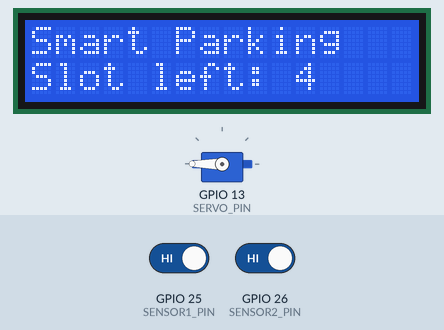
Simulated run of this sketch. Board: ESP32. Parts: servo, 16×2 character LCD. Inputs (shaded band) come from the test bench; at power-on: GPIO 25 (SENSOR1_PIN) HIGH, GPIO 26 (SENSOR2_PIN) HIGH. WiFi joins after 1.5 s; servers stay silent unless stated; the local clock reads 2024-03-15 10:24:30 at power-on unless the sketch sets it; web services answer with replies made up by the test bench; what the sketch prints to the serial monitor is not drawn.

Above: at 2.8 s.
2.9 s: GPIO 25 (SENSOR1_PIN) driven LOW
At 3.7 s:
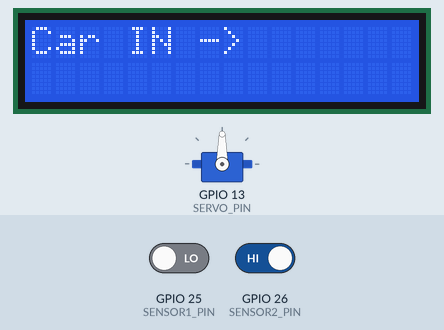
4.4 s: GPIO 26 (SENSOR2_PIN) driven LOW
6.3 s: GPIO 25 (SENSOR1_PIN) driven HIGH
8.2 s: GPIO 26 (SENSOR2_PIN) driven HIGH
At 8.9 s:
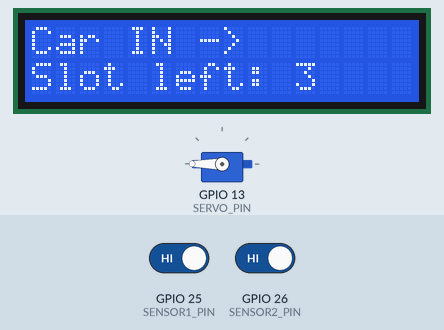
9.7 s: GPIO 26 (SENSOR2_PIN) driven LOW
At 10.5 s:
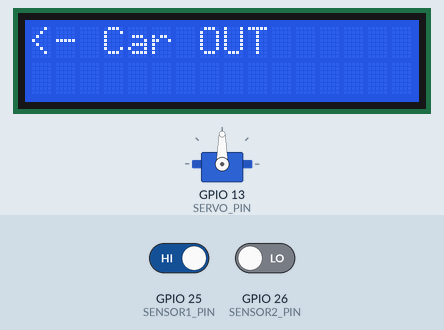
Timing chart, 0 to 31.4 s (numbered marks = the images above; inputs shaded):
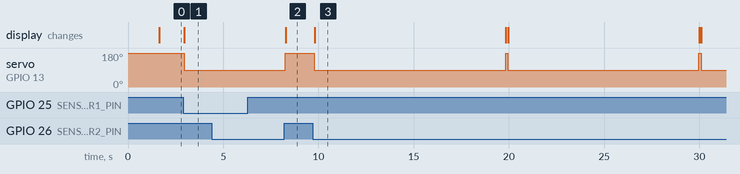

Measured:
- after the input at 2.9 s, servo on GPIO 13 (SERVO_PIN): 180° → 90° at once; the display: changes after 0.05 s (image 1)
- after the input at 4.4 s, every drawn part: stays the same
- after the input at 6.3 s, every drawn part: stays the same
- after the input at 8.2 s, servo on GPIO 13 (SERVO_PIN): 90° → 180° after 0.07 s; the display: changes after 0.08 s (image 2)
- after the input at 9.7 s, servo on GPIO 13 (SERVO_PIN): alternates 180° for 0.11 s and 90° for 10.0 s, starting after 0.09 s; the display: changes after 0.10 s (image 3)

The sketch:

code.ino
```cpp
#include <Wire.h>
#include <LiquidCrystal_I2C.h>
#include <ESP32Servo.h>
#include <WiFi.h>
#include <WiFiManager.h>
#include <HTTPClient.h>
#include "time.h"

// ---------- CONFIG ----------
#define DEBUG true
#define TIMEOUT_MS 10000
#define TOTAL_SLOTS 4

// ---------- TELEGRAM ----------
String botToken = "";  // TOKEN จาก BotFather
String chatID = "";  // CHAT ID จาก @userinfobot

// ---------- LCD ----------
LiquidCrystal_I2C lcd(0x27, 16, 2);

// ---------- SERVO ----------
Servo gateServo;
#define SERVO_PIN 13

// ---------- SENSORS ----------
#define SENSOR1_PIN 25
#define SENSOR2_PIN 26

// ---------- VARIABLES ----------
int availableSlots = TOTAL_SLOTS;
bool carInProgress = false;
bool directionIn = false;
bool s1WasLow = false;
bool s2WasLow = false;
unsigned long gateOpenTime = 0;

// ---------- DEBUG ----------
#define DPRINT(x) if (DEBUG) Serial.print(x)
#define DPRINTLN(x) if (DEBUG) Serial.println(x)

// ---------- URL Encode ----------
String urlencode(String str) {
  String enc = "";
  char c;
  for (int i = 0; i < str.length(); i++) {
    c = str.charAt(i);
    if (isalnum(c)) enc += c;
    else {
      enc += '%';
      enc += String("0123456789ABCDEF"[(c >> 4) & 0xF]);
      enc += String("0123456789ABCDEF"[c & 0xF]);
    }
  }
  return enc;
}

// ---------- ส่งข้อความ Telegram ----------
void sendToTelegram(String event, int slots) {
  if (WiFi.status() == WL_CONNECTED) {
    HTTPClient http;
    time_t now;
    struct tm timeinfo;

    // ตั้งเวลาไทย
    if (!getLocalTime(&timeinfo)) {
      configTime(7 * 3600, 0, "pool.ntp.org");
      getLocalTime(&timeinfo);
    }

    char dateBuf[15];
    char timeBuf[15];
    strftime(dateBuf, sizeof(dateBuf), "%Y-%m-%d", &timeinfo);
    strftime(timeBuf, sizeof(timeBuf), "%H:%M:%S", &timeinfo);

    // ข้อความที่ส่งไป Telegram
    String message = event +
                     "\n🅿️ ช่องว่างที่เหลือ: " + String(slots) + " คัน" +
                     "\n📅 วันที่: " + String(dateBuf) +
                     "\n🕒 เวลา: " + String(timeBuf) +
                     "\n📡 ระบบ: Smart Parking";

    String url = "https://api.telegram.org/bot" + botToken +
                 "/sendMessage?chat_id=" + chatID +
                 "&text=" + urlencode(message);

    http.begin(url);
    int httpCode = http.GET();
    DPRINT("Telegram Response: "); DPRINTLN(httpCode);
    http.end();
  }
}

// ---------- SETUP ----------
void setup() {
  if (DEBUG) Serial.begin(115200);
  pinMode(SENSOR1_PIN, INPUT);
  pinMode(SENSOR2_PIN, INPUT);

  gateServo.attach(SERVO_PIN);
  gateServo.write(180);

  lcd.init();
  lcd.backlight();
  lcd.setCursor(0, 0);
  lcd.print("Smart Parking");
  updateLCD();

  // ตั้งค่า WiFi
  WiFiManager wm;
  lcd.clear(); lcd.print("Connect WiFi...");
  if (!wm.autoConnect("ESP32-ParkingSetup")) {
    lcd.clear(); lcd.print("WiFi Failed!");
    delay(2000);
    ESP.restart();
  }

  configTime(7 * 3600, 0, "pool.ntp.org");
  lcd.clear();
  lcd.print("Smart Parking");
  updateLCD();
  DPRINTLN("System Ready ✅");
}

// ---------- LOOP ----------
void loop() {
  int s1 = digitalRead(SENSOR1_PIN);
  int s2 = digitalRead(SENSOR2_PIN);
  unsigned long now = millis();

  // DEBUG
  DPRINT("S1: "); DPRINT(s1 == LOW ? "BLOCK" : "CLEAR");
  DPRINT(" | S2: "); DPRINT(s2 == LOW ? "BLOCK" : "CLEAR");
  DPRINT(" | Slots: "); DPRINTLN(availableSlots);

  // รถเข้า
  if (!carInProgress && s1 == LOW && s2 == HIGH && availableSlots > 0) {
    carInProgress = true; directionIn = true;
    openGate();
    gateOpenTime = now;
    lcd.clear(); lcd.print("Car IN ->");
  }

  if (carInProgress && directionIn && s2 == LOW) s2WasLow = true;

  if (carInProgress && directionIn && s2WasLow && s1 == HIGH && s2 == HIGH) {
    availableSlots--; if (availableSlots < 0) availableSlots = 0;
    closeGate(); updateLCD();
    sendToTelegram("🚗 รถเข้า", availableSlots);
    carInProgress = false; s2WasLow = false;
  }

  // รถออก
  if (!carInProgress && s2 == LOW && s1 == HIGH && availableSlots < TOTAL_SLOTS) {
    carInProgress = true; directionIn = false;
    openGate();
    gateOpenTime = now;
    lcd.clear(); lcd.print("<- Car OUT");
  }

  if (carInProgress && !directionIn && s1 == LOW) s1WasLow = true;

  if (carInProgress && !directionIn && s1WasLow && s1 == HIGH && s2 == HIGH) {
    availableSlots++; if (availableSlots > TOTAL_SLOTS) availableSlots = TOTAL_SLOTS;
    closeGate(); updateLCD();
    sendToTelegram("🚙 รถออก", availableSlots);
    carInProgress = false; s1WasLow = false;
  }

  // Timeout ปิดไม้กั้น
  if (carInProgress && (now - gateOpenTime > TIMEOUT_MS)) {
    closeGate(); updateLCD();
    carInProgress = false; s1WasLow = s2WasLow = false;
  }

  delay(100);
}

// ---------- Servo ----------
void openGate() {
  gateServo.write(90);
  DPRINTLN("Gate opened");
}
void closeGate() {
  gateServo.write(180);
  DPRINTLN("Gate closed");
}

// ---------- LCD ----------
void updateLCD() {
  lcd.setCursor(0, 1);
  if (availableSlots == 0) lcd.print("Parking FULL!   ");
  else {
    lcd.print("Slot left: ");
    lcd.print(availableSlots);
    lcd.print("   ");
  }
}
```
